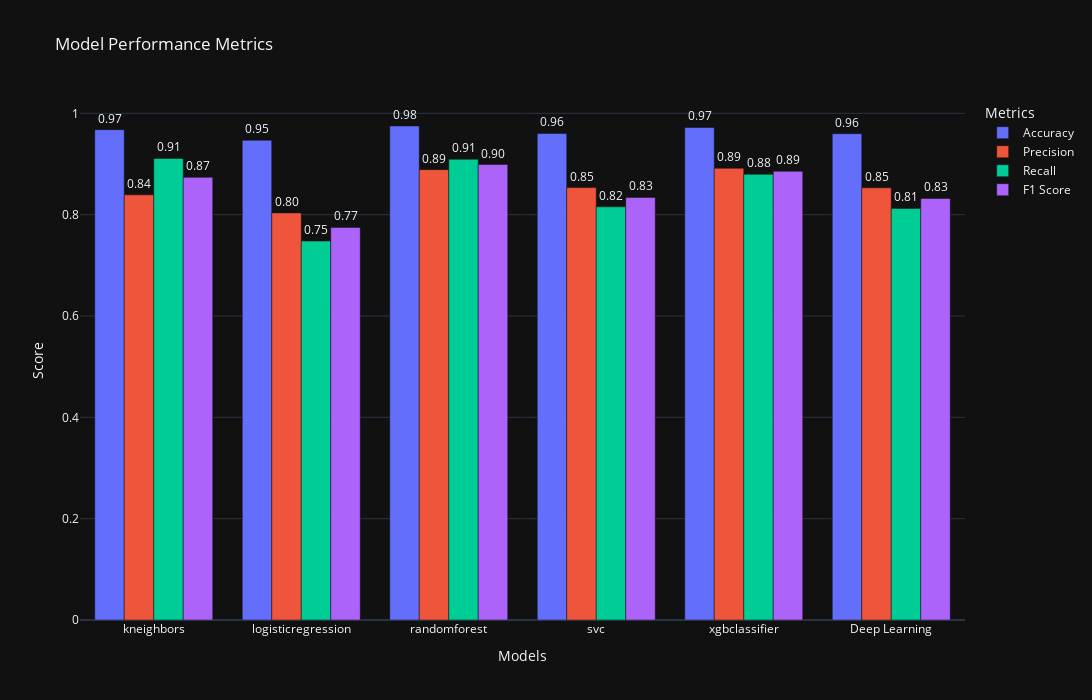

Notebook cell for this chart:
### Markdown cell above
# Model Comparision

### Code cell
import os
import joblib
from keras.models import load_model
from sklearn.metrics import accuracy_score, precision_score, recall_score, f1_score
import numpy as np
import plotly.graph_objects as go

# Ensure 'plots' directory exists
plots_dir = "plots"
if not os.path.exists(plots_dir):
    os.makedirs(plots_dir)

# Define model directory
models_dir = "models"

# Load all .pkl files for ML models and the .h5 file for DL model
ml_model_filenames = [f for f in os.listdir(models_dir) if f.endswith('.pkl')]
dl_model_filename = [f for f in os.listdir(models_dir) if f.endswith('.h5')][0]  # Assumes only one .h5 file

# Load ML and DL models
ml_models = [joblib.load(os.path.join(models_dir, filename)) for filename in ml_model_filenames]
dl_model = load_model(os.path.join(models_dir, dl_model_filename))

# Function to evaluate a model and return metrics
def evaluate_model(model, X_test, y_test):
    y_pred = model.predict(X_test)
    accuracy = accuracy_score(y_test, y_pred)
    precision = precision_score(y_test, y_pred)
    recall = recall_score(y_test, y_pred)
    f1 = f1_score(y_test, y_pred)
    return accuracy, precision, recall, f1

# Evaluate ML models
ml_model_metrics = [evaluate_model(model, X_test, y_test) for model in ml_models]

# Evaluate deep learning model
y_pred_dl = np.round(dl_model.predict(X_test)).astype(int)
accuracy_dl = accuracy_score(y_test, y_pred_dl)
precision_dl = precision_score(y_test, y_pred_dl)
recall_dl = recall_score(y_test, y_pred_dl)
f1_dl = f1_score(y_test, y_pred_dl)

# Combine results for plotting
model_names = [filename.split('_')[0] for filename in ml_model_filenames] + ["Deep Learning"]
accuracies = [metric[0] for metric in ml_model_metrics] + [accuracy_dl]
precisions = [metric[1] for metric in ml_model_metrics] + [precision_dl]
recalls = [metric[2] for metric in ml_model_metrics] + [recall_dl]
f1_scores = [metric[3] for metric in ml_model_metrics] + [f1_dl]

# Create a Plotly figure
fig = go.Figure()

# Accuracy Plot
fig.add_trace(go.Bar(
    x=model_names,
    y=accuracies,
    name='Accuracy',
    text=[f'{acc:.2f}' for acc in accuracies],
    textposition='outside'
))

# Precision Plot
fig.add_trace(go.Bar(
    x=model_names,
    y=precisions,
    name='Precision',
    text=[f'{prec:.2f}' for prec in precisions],
    textposition='outside'
))

# Recall Plot
fig.add_trace(go.Bar(
    x=model_names,
    y=recalls,
    name='Recall',
    text=[f'{rec:.2f}' for rec in recalls],
    textposition='outside'
))

# F1 Score Plot
fig.add_trace(go.Bar(
    x=model_names,
    y=f1_scores,
    name='F1 Score',
    text=[f'{f1:.2f}' for f1 in f1_scores],
    textposition='outside'
))

# Update layout for a vibrant theme and adjust plot size
fig.update_layout(
    title="Model Performance Metrics",
    barmode='group',
    xaxis_title="Models",
    yaxis_title="Score",
    legend_title="Metrics",
    template="plotly_dark",
    width=1200,    # Set the desired width
    height=700     # Set the desired height
)

# Save the figure to the plots directory
fig.write_image(os.path.join(plots_dir, "model_performance_metrics.png"))

# Show plot
fig.show()

### Figure 1 — Plotly figure (JSON) as saved in the notebook; plotly's stock layout.template omitted (floating-point values rounded to 4 significant figures)
{"data": [{"name": "Accuracy", "text": ["0.97", "0.95", "0.98", "0.96", "0.97", "0.96"], "textposition": "outside", "type": "bar", "x": ["kneighbors", "logisticregression", "randomforest", "svc", "xgbclassifier", "Deep Learning"], "y": [0.9677, 0.9468, 0.975, 0.9603, 0.9722, 0.9599]}, {"name": "Precision", "text": ["0.84", "0.80", "0.89", "0.85", "0.89", "0.85"], "textposition": "outside", "type": "bar", "x": ["kneighbors", "logisticregression", "randomforest", "svc", "xgbclassifier", "Deep Learning"], "y": [0.8392, 0.8035, 0.8889, 0.8534, 0.8915, 0.8529]}, {"name": "Recall", "text": ["0.91", "0.75", "0.91", "0.82", "0.88", "0.81"], "textposition": "outside", "type": "bar", "x": ["kneighbors", "logisticregression", "randomforest", "svc", "xgbclassifier", "Deep Learning"], "y": [0.911, 0.7479, 0.9094, 0.8155, 0.8797, 0.8122]}, {"name": "F1 Score", "text": ["0.87", "0.77", "0.90", "0.83", "0.89", "0.83"], "textposition": "outside", "type": "bar", "x": ["kneighbors", "logisticregression", "randomforest", "svc", "xgbclassifier", "Deep Learning"], "y": [0.8736, 0.7747, 0.899, 0.834, 0.8856, 0.8321]}], "layout": {"barmode": "group", "height": 700, "legend": {"title": {"text": "Metrics"}}, "title": {"text": "Model Performance Metrics"}, "width": 1200, "xaxis": {"title": {"text": "Models"}}, "yaxis": {"title": {"text": "Score"}}}}
